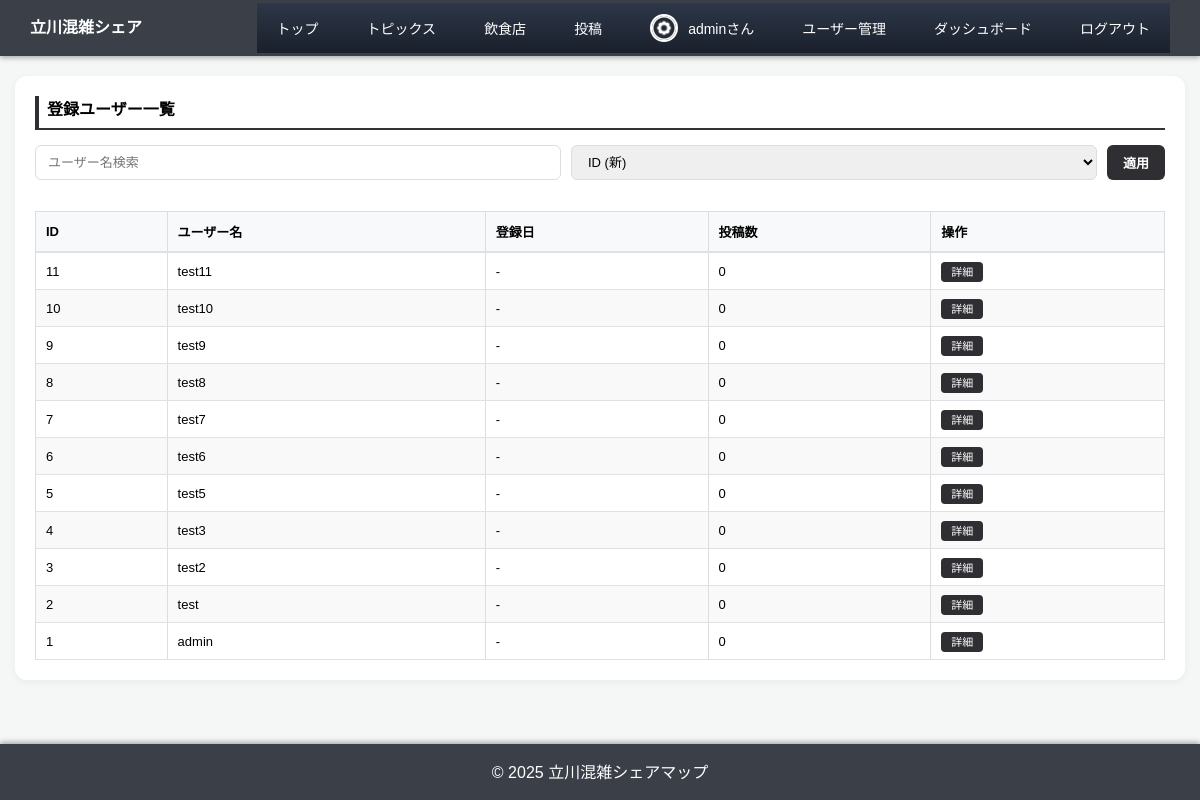
The page /admin (signed in) on the database its author committed.
### apps/main_app/models.py (models this page shows, shortened)
class User(UserMixin, db.Model):
    __tablename__ = 'users'
    id = db.Column(db.Integer, primary_key=True)
    username = db.Column(db.String(100), unique=True, nullable=False)
    password = db.Column(db.String(100), nullable=False)
    is_admin = db.Column(db.Boolean, default=False)
    icon_path = db.Column(db.String(200), nullable=False)
    bio = db.Column(db.Text, nullable=True)
    posts = db.relationship('Post', backref='author', lazy=True, cascade='all, delete-orphan')

### apps/main_app/main_routes.py (the view)
@main_bp.route('/admin')
@login_required
@admin_required
def admin_panel():
    from apps.main_app.models import User
    from apps.post_page.post_db import get_all_posts
    from collections import Counter
    q = request.args.get("q", "").strip()
    sort = request.args.get("sort", "id_desc").strip()
    query = User.query
    if q:
        query = query.filter(User.username.contains(q))
    if sort == "id_asc":
        query = query.order_by(User.id.asc())
    elif sort == "name_asc":
        query = query.order_by(User.username.asc())
    elif sort == "name_desc":
        query = query.order_by(User.username.desc())
    elif sort == "admin_first":
        query = query.order_by(User.is_admin.desc(), User.id.asc())
    else:
        query = query.order_by(User.id.desc())
    users = query.all()
    post_counts = Counter()
    try:
        all_posts = get_all_posts()
        for p in all_posts:
            post_counts[p[1]] += 1
    except Exception:
        pass
    users_view = []
    for u in users:
        users_view.append({
            "id": u.id,
            "username": u.username,
            "is_admin": bool(u.is_admin),
            "posts_count": post_counts.get(u.username, 0),
        })
    return render_template(
        'admin.html',
        users=users_view,
        q=q,
        sort=sort
    )

### apps/main_app/admin_guard.py (called while the page is built)
def admin_required(view_func):
    @wraps(view_func)
    def wrapper(*args, **kwargs):
        if not getattr(current_user, "is_admin", False):
            flash("管理者権限が必要です", "error")
            return redirect(url_for("main.index", next=request.full_path))
        return view_func(*args, **kwargs)
    return wrapper

### apps/main_app/app.py (called while the page is built)
@login_manager.user_loader
def load_user(user_id):
    return User.query.get(int(user_id))

### apps/post_page/post_db.py (called while the page is built)
def get_all_posts():
    conn = sqlite3.connect(DB_PATH)
    c = conn.cursor()
    c.execute('SELECT * FROM posts ORDER BY id DESC')
    posts = c.fetchall()
    conn.close()
    return posts

### apps/top_page/templates/admin.html (shortened to what this page needs)
<!DOCTYPE html>
<html lang="ja">
<head>
  <link rel="stylesheet" href="{{ url_for('static', filename='style.css') }}">
</head>
<body class="admin-page">
  <header>
    <div class="app_name"><h1>立川混雑シェア</h1></div>
    <div class="menu-outer01">
      <ul class="sample_menu_list01">
        <li><a href="{{ url_for('main.index') }}">トップ</a></li>
        <li><a href="{{ url_for('topics.topics_page') }}">トピックス</a></li>
        <li><a href="{{ url_for('main.shops_list') }}">飲食店</a></li>
        {% if current_user.is_authenticated %}
          <li><a href="{{ url_for('post.post_page') }}">投稿</a></li>
          <li class="user-info">
            <a href="{{ url_for('main.user_page', username=current_user.username) }}" class="user-link">
              <img src="{{ url_for('static', filename=current_user.icon_path) }}" alt="{{ current_user.username }}" class="user-icon-img">
              {{ current_user.username }}さん
            </a>
          </li>
          {% if current_user.is_admin %}
            <li><a href="{{ url_for('main.admin_panel') }}">ユーザー管理</a></li>
            <li><a href="{{ url_for('main.admin_dashboard') }}">ダッシュボード</a></li>
          {% endif %}
          <li><a href="{{ url_for('main.logout') }}">ログアウト</a></li>
        {% endif %}
      </ul>
    </div>
  </header>
  <div class="container">
    <div class="admin-card">
      <h2 style="font-size: 16px; margin: 0 0 15px 0; border-left: 4px solid #2f2f33; padding-left: 8px;">登録ユーザー一覧</h2>
      <form method="GET" action="{{ url_for('main.admin_panel') }}" class="filter-wrapper">
        <input type="text" name="q" value="{{ q or '' }}" placeholder="ユーザー名検索" class="form-control">
        <select name="sort" class="form-control">
          <option value="id_desc" {% if sort == "id_desc" %}selected{% endif %}>ID (新)</option>
        </select>
        <button type="submit" class="btn-apply">適用</button>
      </form>
      <div class="table-responsive">
        {% if users %}
          <table class="admin-table">
            <thead>
              <tr>
                <th>ID</th>
                <th>ユーザー名</th>
                <th>登録日</th>
                <th>投稿数</th>
                <th>操作</th>
              </tr>
            </thead>
            <tbody>
              {% for user in users %}
                <tr>
                  <td>{{ user.id }}</td>
                  <td>{{ user.username }}</td>
                  <td>{{ user.created_at.strftime('%Y-%m-%d') if user.created_at else '-' }}</td>
                  <td>{{ user.post_count or 0 }}</td>
                  <td>
                    <a href="{{ url_for('main.admin_user_detail', user_id=user.id) }}" class="btn-detail">詳細</a>
                  </td>
                </tr>
              {% endfor %}
            </tbody>
          </table>
        {% else %}
          <p style="text-align: center; color: #999; padding: 20px;">該当するユーザーがいません</p>
        {% endif %}
      </div>
    </div>
  </div>
  <footer>
    <p>© 2025 立川混雑シェアマップ</p>
  </footer>
</body>
</html>

### apps/top_page/static/style.css (style rules this page uses)
* { margin: 0; padding: 0; box-sizing: border-box; }
body { font-family: "Noto Sans JP", "Hiragino Sans", "Yu Gothic", sans-serif; background-color: white; color: black; scroll-behavior: smooth; padding-bottom: 60px; }
header { background-color: rgb(69, 69, 74); color: white; padding: 15px 30px; box-shadow: 0 2px 4px whitesmoke; display: flex; justify-content: space-between; align-items: center; height: 60px; box-sizing: border-box; }
.app_name { text-align: left; }
.app_name h1 { font-size: 24px; margin-bottom: 0; line-height: 1; }
.user-info { display: flex; align-items: center; font-size: 13px; height: 100%; }
.sample_menu_list01 { display: flex; list-style: none; gap: 8px; margin: 0; padding: 0; align-items: center; height: 100%; }
.sample_menu_list01 li { flex-shrink: 0; display: flex; align-items: center; }
.sample_menu_list01 a { color: white; text-decoration: none; padding: 15px 20px; border-radius: 4px; transition: background-color 0.3s; white-space: nowrap; font-size: 14px; display: flex; align-items: center; }
.container { max-width: 1200px; margin: 0 auto; padding: 30px 20px; }
footer { background-color: #2f2f33; color: white; text-align: center; padding: 15px; position: fixed; bottom: 0; left: 0; width: 100%; z-index: 100; box-shadow: 0 -2px 10px rgba(0, 0, 0, 0.1); }
.user-link { color: white; text-decoration: none; display: inline-flex; align-items: center; gap: 5px; transition: opacity 0.3s; height: 32px; }
.user-icon-img { width: 28px; height: 28px; border-radius: 50%; object-fit: cover; border: 2px solid white; margin-right: 5px; display: block; flex-shrink: 0; }
.form-control { width: 100%; padding: 10px; border: 1px solid #ddd; border-radius: 4px; box-sizing: border-box; font-size: 16px; }
table { width: 100%; border-collapse: collapse; margin-top: 1rem; }
th, td { border: 1px solid #ddd; padding: 12px; text-align: left; }
th { background-color: #f2f2f2; font-weight: bold; }
tr:nth-child(even) { background-color: #f9f9f9; }
.container h2 { border-bottom: 2px solid #333; padding-bottom: 0.5rem; margin-bottom: 1rem; }
body { animation: fadeInPage 2.0s ease-out; }
.sample_menu_list01 a { transition: background-color 0.3s ease, transform 0.2s ease; }
* { -webkit-tap-highlight-color: rgba(102, 126, 234, 0.2); }
body { overscroll-behavior-y: contain; }
.menu-outer01 { background: linear-gradient(180deg, #2d3748 0%, #1a202c 100%) !important; }
body.admin-page { background-color: #f4f7f6; padding-bottom: 56px; }
.admin-page header { background-color: #3a3f48; height: 56px; box-shadow: 0 2px 5px rgba(0,0,0,0.3); }
.admin-page .app_name h1 { font-size: 16px; }
.admin-page footer { background-color: #3a3f48; height: 56px; box-shadow: 0 -2px 5px rgba(0,0,0,0.3); }
.admin-page .container { max-width: 1200px; padding: 20px 15px; }
.admin-card { background: white; padding: 20px; border-radius: 12px; box-shadow: 0 2px 8px rgba(0,0,0,0.05); margin-bottom: 20px; }
.filter-wrapper { display: flex; gap: 10px; margin-bottom: 15px; flex-wrap: wrap; }
.form-control { padding: 8px 12px; border: 1px solid #ddd; border-radius: 6px; font-size: 13px; flex: 1; min-width: 150px; }
.btn-apply { padding: 8px 16px; background: #2f2f33; color: white; border: none; border-radius: 6px; cursor: pointer; font-weight: 600; font-size: 13px; }
.table-responsive { overflow-x: auto; }
.admin-table { width: 100%; border-collapse: collapse; font-size: 13px; }
.admin-table th { background: #f8f9fa; padding: 10px; text-align: left; font-weight: 600; border-bottom: 2px solid #dee2e6; }
.admin-table td { padding: 10px; border-bottom: 1px solid #dee2e6; }
.btn-detail { background: #2f2f33; color: white; padding: 4px 10px; border-radius: 4px; text-decoration: none; font-size: 11px; }

### rows shown on the page
User: username "admin", username "admin"
User: username "test"

### other values the page prints
{{ user.id }} "11" "10" "9" "8" "7" "6" "5" "4" "3" "2" "1"
{{ user.username }} "test11" "test10" "test9" "test8" "test7" "test6" "test5" "test3" "test2"
{{ user.created_at.strftime('%Y-%m-%d') if user.created_at else '-' }} "-" "-" "-" "-" "-" "-" "-" "-" "-" "-" "-"
{{ user.post_count or 0 }} "0" "0" "0" "0" "0" "0" "0" "0" "0" "0" "0"
